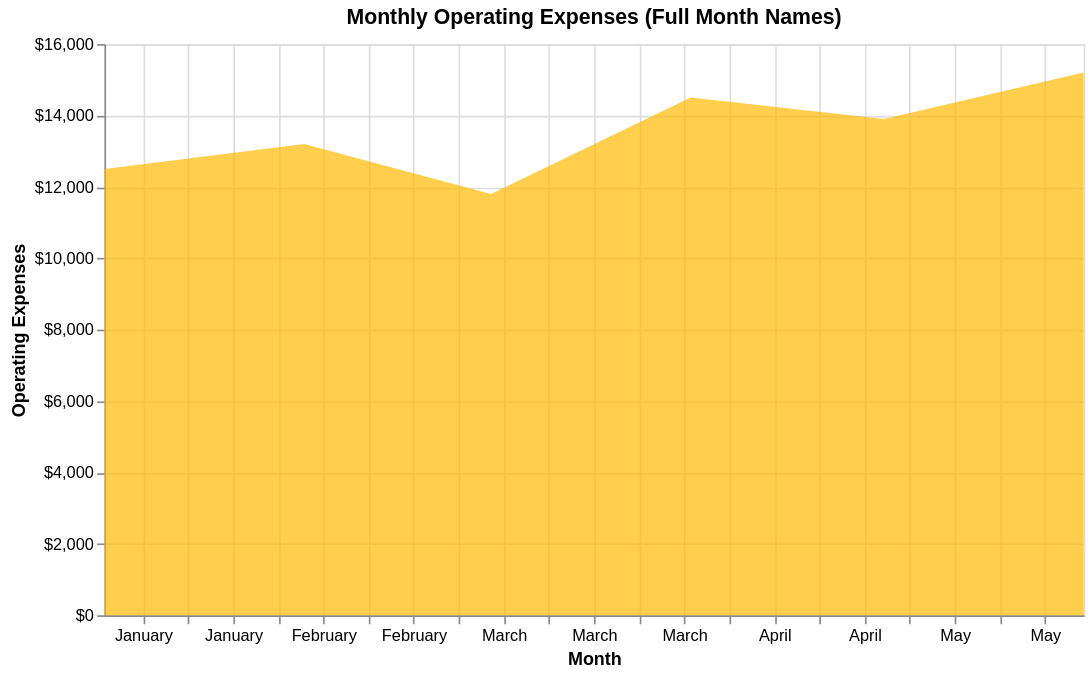

Source (Vega-Lite JSON):
### Vega-Lite specification from a JSON file in a GitHub repository (floating-point values rounded to 4 significant figures)
{"$schema": "https://vega.github.io/schema/vega-lite/v5.json", "description": "Monthly expenses with full month name formatting", "width": 600, "height": 350, "data": {"values": [{"month": "2024-01-01", "expenses": 12500}, {"month": "2024-02-01", "expenses": 13200}, {"month": "2024-03-01", "expenses": 11800}, {"month": "2024-04-01", "expenses": 14500}, {"month": "2024-05-01", "expenses": 13900}, {"month": "2024-06-01", "expenses": 15200}]}, "mark": {"type": "area", "color": "#FFB900", "opacity": 0.7}, "encoding": {"x": {"field": "month", "type": "temporal", "axis": {"title": "Month", "format": "%B"}}, "y": {"field": "expenses", "type": "quantitative", "axis": {"title": "Operating Expenses", "format": "$,.0f"}}}, "title": "Monthly Operating Expenses (Full Month Names)"}
